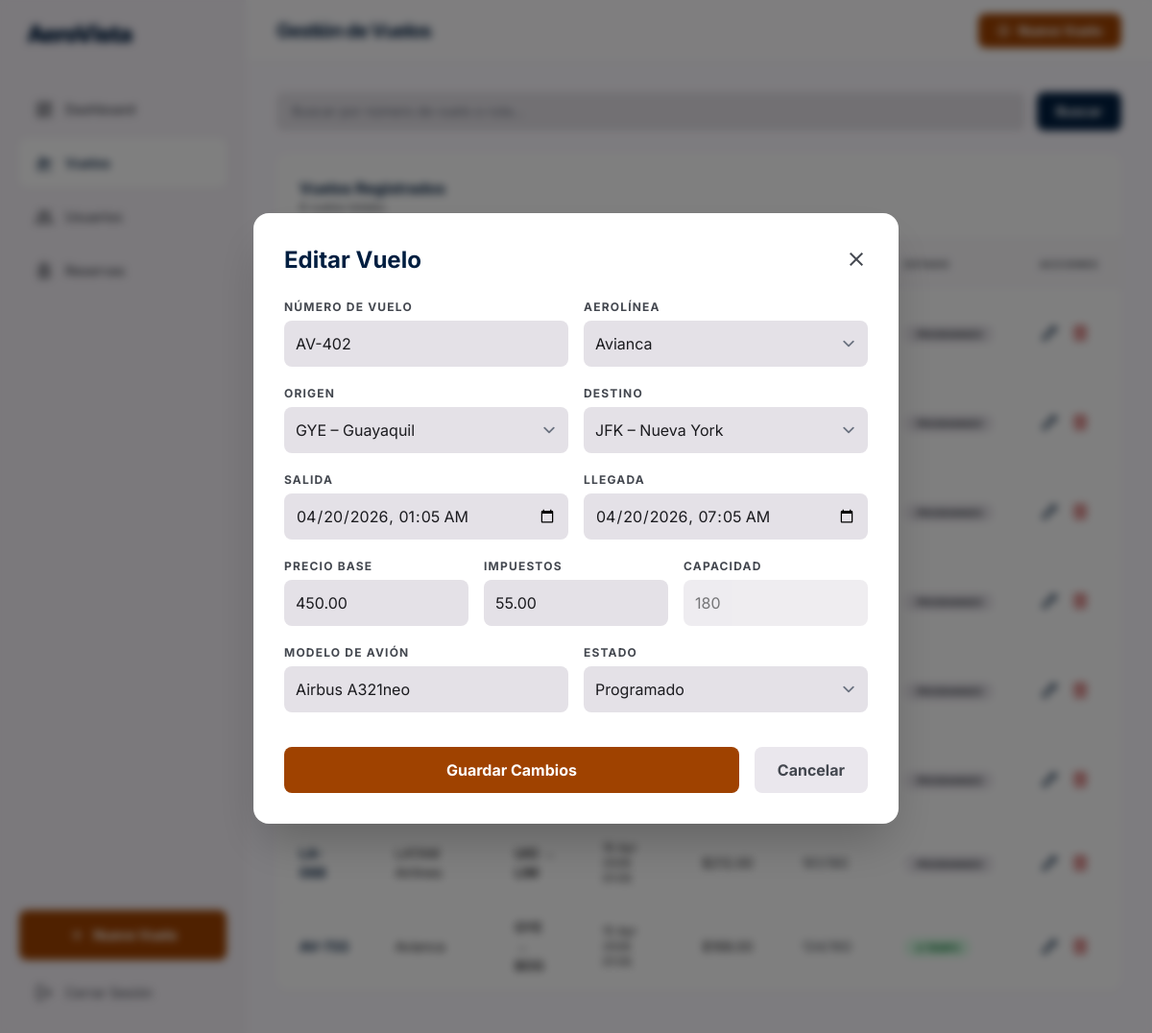
The page /admin/vuelos.php?edit=1 (signed in) on the database its author committed.
### tables this page shows
CREATE TABLE `vuelos` (
  `id`                   INT AUTO_INCREMENT PRIMARY KEY,
  `numero_vuelo`         VARCHAR(20)    NOT NULL,
  `aerolinea_id`         INT            NOT NULL,
  `origen_id`            INT            NOT NULL,
  `destino_id`           INT            NOT NULL,
  `fecha_salida`         DATETIME       NOT NULL,
  `fecha_llegada`        DATETIME       NOT NULL,
  `precio_base`          DECIMAL(10,2)  NOT NULL,
  `impuestos`            DECIMAL(10,2)  NOT NULL DEFAULT 0.00,
  `capacidad`            INT            NOT NULL DEFAULT 180,
  `asientos_disponibles` INT            NOT NULL DEFAULT 180,
  `avion`                VARCHAR(100)   DEFAULT NULL COMMENT 'Modelo del avión (ej. Airbus A321neo)',
  `estado`               ENUM('programado','a_tiempo','retrasado','cancelado','completado')
                         NOT NULL DEFAULT 'programado',
  `created_at`           TIMESTAMP      NOT NULL DEFAULT CURRENT_TIMESTAMP,
  `updated_at`           TIMESTAMP      NOT NULL DEFAULT CURRENT_TIMESTAMP ON UPDATE CURRENT_TIMESTAMP,
  KEY `idx_vuelo_origen`   (`origen_id`),
  KEY `idx_vuelo_destino`  (`destino_id`),
  KEY `idx_vuelo_fecha`    (`fecha_salida`),
  KEY `idx_vuelo_estado`   (`estado`),
  CONSTRAINT `fk_vuelo_aerolinea` FOREIGN KEY (`aerolinea_id`) REFERENCES `aerolineas` (`id`),
  CONSTRAINT `fk_vuelo_origen`    FOREIGN KEY (`origen_id`)    REFERENCES `aeropuertos` (`id`),
  CONSTRAINT `fk_vuelo_destino`   FOREIGN KEY (`destino_id`)   REFERENCES `aeropuertos` (`id`)
);

CREATE TABLE `aerolineas` (
  `id`         INT AUTO_INCREMENT PRIMARY KEY,
  `codigo`     VARCHAR(10)  NOT NULL COMMENT 'Código IATA de la aerolínea',
  `nombre`     VARCHAR(100) NOT NULL,
  `logo_url`   VARCHAR(255) DEFAULT NULL,
  `activo`     TINYINT(1)   NOT NULL DEFAULT 1,
  `created_at` TIMESTAMP    NOT NULL DEFAULT CURRENT_TIMESTAMP,
  UNIQUE KEY `uq_aerolinea_codigo` (`codigo`)
);

CREATE TABLE `aeropuertos` (
  `id`         INT AUTO_INCREMENT PRIMARY KEY,
  `codigo`     VARCHAR(3)   NOT NULL COMMENT 'Código IATA (ej. GYE)',
  `nombre`     VARCHAR(150) NOT NULL,
  `ciudad`     VARCHAR(100) NOT NULL,
  `pais`       VARCHAR(100) NOT NULL,
  `pais_codigo` VARCHAR(2)  NOT NULL COMMENT 'Código ISO del país (ej. EC)',
  `activo`     TINYINT(1)   NOT NULL DEFAULT 1,
  `created_at` TIMESTAMP    NOT NULL DEFAULT CURRENT_TIMESTAMP,
  UNIQUE KEY `uq_aeropuerto_codigo` (`codigo`)
);

### admin/vuelos.php (the view, shortened to what the rows shown need)
<?php
require_once __DIR__ . '/../includes/functions.php';
$db    = getDB();
$ok    = '';
$page   = max(1, (int)($_GET['page'] ?? 1));
$limit  = 15;
$offset = ($page - 1) * $limit;
$search = trim($_GET['q'] ?? '');
$whereSQL = $search ? "WHERE v.numero_vuelo LIKE :q OR ap_o.codigo LIKE :q OR ap_d.codigo LIKE :q" : '';
$params   = $search ? [':q' => "%{$search}%"] : [];
$stmtV = $db->prepare("
    SELECT v.*, al.nombre AS aerolinea, ap_o.codigo AS origen, ap_d.codigo AS destino
    FROM vuelos v
    JOIN aerolineas al    ON al.id  = v.aerolinea_id
    JOIN aeropuertos ap_o ON ap_o.id = v.origen_id
    JOIN aeropuertos ap_d ON ap_d.id = v.destino_id
    $whereSQL
    ORDER BY v.fecha_salida DESC
    LIMIT $limit OFFSET $offset
");
$stmtV->execute($params);
$vuelos = $stmtV->fetchAll();
$aerolineas  = $db->query("SELECT id, nombre FROM aerolineas WHERE activo=1 ORDER BY nombre")->fetchAll();
$aeropuertos = $db->query("SELECT id, codigo, ciudad FROM aeropuertos WHERE activo=1 ORDER BY ciudad")->fetchAll();
$estados = ['programado','a_tiempo','retrasado','cancelado','completado'];
$editVuelo = null;
if (isset($_GET['edit'])) {
    $editVuelo = $db->prepare("SELECT * FROM vuelos WHERE id=?")->execute([(int)$_GET['edit']]) ? null : null;
    $stmtE = $db->prepare("SELECT * FROM vuelos WHERE id=?");
    $stmtE->execute([(int)$_GET['edit']]);
    $editVuelo = $stmtE->fetch();
}
?>
<!DOCTYPE html>
<html lang="es">
<head>
  <script src="https://cdn.tailwindcss.com?plugins=forms"></script>
</head>
<body class="bg-surface text-on-surface antialiased">
  <main class="ml-64 min-h-screen">
    <header class="fixed top-0 right-0 left-64 h-16 bg-white/70 backdrop-blur-xl z-30 shadow-sm flex items-center justify-between px-8">
      <h1 class="text-xl font-bold text-primary tracking-tighter">Gestión de Vuelos</h1>
    </header>
    <div class="pt-24 pb-12 px-8 max-w-7xl mx-auto space-y-6">
      <section class="bg-surface-container-lowest rounded-xl overflow-hidden shadow-sm">
        <div class="p-6 border-b border-surface-container-high/50 flex items-center justify-between">
          <div>
            <h2 class="text-base font-bold text-primary">Vuelos Registrados</h2>
          </div>
        </div>
        <div class="overflow-x-auto">
          <table class="w-full text-left text-sm">
            <thead>
              <tr class="bg-surface-container-low/50">
                <th class="px-6 py-4 text-[10px] font-bold text-on-surface-variant uppercase tracking-widest">Número</th>
                <th class="px-6 py-4 text-[10px] font-bold text-on-surface-variant uppercase tracking-widest">Aerolínea</th>
                <th class="px-6 py-4 text-[10px] font-bold text-on-surface-variant uppercase tracking-widest">Ruta</th>
                <th class="px-6 py-4 text-[10px] font-bold text-on-surface-variant uppercase tracking-widest">Salida</th>
                <th class="px-6 py-4 text-[10px] font-bold text-on-surface-variant uppercase tracking-widest">Precio</th>
                <th class="px-6 py-4 text-[10px] font-bold text-on-surface-variant uppercase tracking-widest">Asientos</th>
                <th class="px-6 py-4 text-[10px] font-bold text-on-surface-variant uppercase tracking-widest">Estado</th>
                <th class="px-6 py-4 text-[10px] font-bold text-on-surface-variant uppercase tracking-widest">Acciones</th>
              </tr>
            </thead>
            <tbody class="divide-y divide-surface-container-high/30">
              <?php foreach ($vuelos as $v): ?>
                <tr class="hover:bg-surface-container-low/30 transition-colors">
                  <td class="px-6 py-4 font-bold text-primary"><?= e($v['numero_vuelo']) ?></td>
                  <td class="px-6 py-4"><?= e($v['aerolinea']) ?></td>
                  <td class="px-6 py-4 font-semibold"><?= e($v['origen']) ?> → <?= e($v['destino']) ?></td>
                  <td class="px-6 py-4 text-xs"><?= fechaCorta($v['fecha_salida']) ?> <?= hora($v['fecha_salida']) ?></td>
                  <td class="px-6 py-4"><?= precio((float)$v['precio_base'] + (float)$v['impuestos']) ?></td>
                  <td class="px-6 py-4">
                    <span class="<?= $v['asientos_disponibles'] < 20 ? 'text-error font-bold' : 'text-on-surface-variant' ?>"><?= $v['asientos_disponibles'] ?>/<?= $v['capacidad'] ?></span>
                  </td>
                  <td class="px-6 py-4"><?= badgeEstado($v['estado']) ?></td>
                  <td class="px-6 py-4">
                    <div class="flex gap-3 items-center">
                      <a href="/admin/vuelos.php?edit=<?= $v['id'] ?>"
                         class="text-primary hover:text-secondary transition-colors">
                        <span class="material-symbols-outlined text-xl">edit</span>
                      </a>
                      <form method="POST" onsubmit="return confirm('¿Eliminar vuelo <?= e($v['numero_vuelo']) ?>? Esta acción no se puede deshacer.')">
                        <button type="submit" class="text-error hover:opacity-70 transition-opacity">
                          <span class="material-symbols-outlined text-xl">delete</span>
                        </button>
                      </form>
                    </div>
                  </td>
                </tr>
              <?php endforeach; ?>
            </tbody>
          </table>
        </div>
      </section>
    </div>
  </main>
  <div id="modal-vuelo" class="<?= ($editVuelo || ($_SERVER['REQUEST_METHOD']==='POST' && !$ok)) ? '' : 'hidden' ?> fixed inset-0 bg-black/50 backdrop-blur-sm z-50 flex items-center justify-center p-4">
    <div class="bg-white rounded-2xl p-8 w-full max-w-2xl shadow-2xl max-h-[90vh] overflow-y-auto">
      <div class="flex justify-between items-center mb-6">
        <h2 class="text-2xl font-bold text-primary"><?= $editVuelo ? 'Editar Vuelo' : 'Nuevo Vuelo' ?></h2>
      </div>
      <form method="POST" class="space-y-5">
        <div class="grid grid-cols-2 gap-4">
          <div>
            <label class="text-xs font-bold uppercase tracking-widest text-on-surface-variant block mb-1.5">Número de Vuelo</label>
            <input type="text" name="numero_vuelo" required
                   value="<?= e($editVuelo['numero_vuelo'] ?? '') ?>"
                   class="w-full bg-surface-container-highest border-none rounded-lg p-3 outline-none focus:ring-2 focus:ring-primary"/>
          </div>
          <div>
            <label class="text-xs font-bold uppercase tracking-widest text-on-surface-variant block mb-1.5">Aerolínea</label>
            <select name="aerolinea_id" required class="w-full bg-surface-container-highest border-none rounded-lg p-3 outline-none focus:ring-2 focus:ring-primary">
              <?php foreach ($aerolineas as $al): ?>
                <option value="<?= $al['id'] ?>" <?= ($editVuelo['aerolinea_id'] ?? '') == $al['id'] ? 'selected' : '' ?>>
                  <?= e($al['nombre']) ?>
                </option>
              <?php endforeach; ?>
            </select>
          </div>
        </div>
        <div class="grid grid-cols-2 gap-4">
          <div>
            <label class="text-xs font-bold uppercase tracking-widest text-on-surface-variant block mb-1.5">Origen</label>
            <select name="origen_id" required class="w-full bg-surface-container-highest border-none rounded-lg p-3 outline-none focus:ring-2 focus:ring-primary">
              <?php foreach ($aeropuertos as $ap): ?>
                <option value="<?= $ap['id'] ?>" <?= ($editVuelo['origen_id'] ?? '') == $ap['id'] ? 'selected' : '' ?>>
                  <?= e($ap['codigo']) ?> – <?= e($ap['ciudad']) ?>
                </option>
              <?php endforeach; ?>
            </select>
          </div>
          <div>
            <label class="text-xs font-bold uppercase tracking-widest text-on-surface-variant block mb-1.5">Destino</label>
            <select name="destino_id" required class="w-full bg-surface-container-highest border-none rounded-lg p-3 outline-none focus:ring-2 focus:ring-primary">
              <?php foreach ($aeropuertos as $ap): ?>
                <option value="<?= $ap['id'] ?>" <?= ($editVuelo['destino_id'] ?? '') == $ap['id'] ? 'selected' : '' ?>>
                  <?= e($ap['codigo']) ?> – <?= e($ap['ciudad']) ?>
                </option>
              <?php endforeach; ?>
            </select>
          </div>
        </div>
        <div class="grid grid-cols-2 gap-4">
          <div>
            <label class="text-xs font-bold uppercase tracking-widest text-on-surface-variant block mb-1.5">Salida</label>
            <input type="datetime-local" name="fecha_salida" required
                   value="<?= $editVuelo ? substr($editVuelo['fecha_salida'],0,16) : '' ?>"
                   class="w-full bg-surface-container-highest border-none rounded-lg p-3 outline-none focus:ring-2 focus:ring-primary"/>
          </div>
          <div>
            <label class="text-xs font-bold uppercase tracking-widest text-on-surface-variant block mb-1.5">Llegada</label>
            <input type="datetime-local" name="fecha_llegada" required
                   value="<?= $editVuelo ? substr($editVuelo['fecha_llegada'],0,16) : '' ?>"
                   class="w-full bg-surface-container-highest border-none rounded-lg p-3 outline-none focus:ring-2 focus:ring-primary"/>
          </div>
        </div>
        <div class="grid grid-cols-3 gap-4">
          <div>
            <label class="text-xs font-bold uppercase tracking-widest text-on-surface-variant block mb-1.5">Precio Base</label>
            <input type="number" name="precio_base" step="0.01" min="0" required
                   value="<?= e($editVuelo['precio_base'] ?? '') ?>"
                   class="w-full bg-surface-container-highest border-none rounded-lg p-3 outline-none focus:ring-2 focus:ring-primary"/>
          </div>
          <div>
            <label class="text-xs font-bold uppercase tracking-widest text-on-surface-variant block mb-1.5">Impuestos</label>
            <input type="number" name="impuestos" step="0.01" min="0" required
                   value="<?= e($editVuelo['impuestos'] ?? '') ?>"
                   class="w-full bg-surface-container-highest border-none rounded-lg p-3 outline-none focus:ring-2 focus:ring-primary"/>
          </div>
          <div>
            <label class="text-xs font-bold uppercase tracking-widest text-on-surface-variant block mb-1.5">Capacidad</label>
            <input type="number" name="capacidad" min="1" required
                   value="<?= e($editVuelo['capacidad'] ?? '180') ?>"
                   <?= $editVuelo ? 'readonly title="No se puede cambiar en edición"' : '' ?>
                   class="w-full bg-surface-container-highest border-none rounded-lg p-3 outline-none focus:ring-2 focus:ring-primary <?= $editVuelo ? 'opacity-60' : '' ?>"/>
          </div>
        </div>
        <div class="grid grid-cols-2 gap-4">
          <div>
            <label class="text-xs font-bold uppercase tracking-widest text-on-surface-variant block mb-1.5">Modelo de Avión</label>
            <input type="text" name="avion"
                   value="<?= e($editVuelo['avion'] ?? '') ?>"
                   placeholder="Ej. Airbus A321neo"
                   class="w-full bg-surface-container-highest border-none rounded-lg p-3 outline-none focus:ring-2 focus:ring-primary"/>
          </div>
          <div>
            <label class="text-xs font-bold uppercase tracking-widest text-on-surface-variant block mb-1.5">Estado</label>
            <select name="estado" class="w-full bg-surface-container-highest border-none rounded-lg p-3 outline-none focus:ring-2 focus:ring-primary">
              <?php foreach ($estados as $est): ?>
                <option value="<?= $est ?>" <?= ($editVuelo['estado'] ?? 'programado') === $est ? 'selected' : '' ?>>
                  <?= ucfirst(str_replace('_', ' ', $est)) ?>
                </option>
              <?php endforeach; ?>
            </select>
          </div>
        </div>
      </form>
    </div>
  </div>
</body>
</html>

### includes/functions.php (shortened to what the rows shown need)
<?php
function e(string $str): string {
    return htmlspecialchars($str, ENT_QUOTES | ENT_SUBSTITUTE, 'UTF-8');
}
function precio(float $amount): string {
    return '$' . number_format($amount, 2, '.', ',');
}
function fechaCorta(\DateTime|string $fecha): string {
    if (is_string($fecha)) $fecha = new \DateTime($fecha);
    return $fecha->format('d M Y');
}
function hora(string $datetime): string {
    return (new \DateTime($datetime))->format('H:i');
}
function badgeEstado(string $estado): string {
    $map = [
        'programado' => ['bg-surface-container-high text-on-surface-variant', 'Programado'],
        'a_tiempo'   => ['bg-green-100 text-green-700',  'A Tiempo'],
        'retrasado'  => ['bg-orange-100 text-orange-700','Retrasado'],
        'cancelado'  => ['bg-red-100 text-red-700',      'Cancelado'],
        'completado' => ['bg-blue-100 text-blue-700',    'Completado'],
    ];
    [$css, $label] = $map[$estado] ?? ['bg-gray-100 text-gray-600', ucfirst($estado)];
    return "<span class=\"px-3 py-1 rounded-full text-[10px] font-bold uppercase tracking-tighter {$css}\">{$label}</span>";
}

### rows shown on the page
vuelos: label "PROGRAMADO"
vuelos: label "PROGRAMADO"
vuelos: label "PROGRAMADO"
vuelos: label "PROGRAMADO"
vuelos: label "PROGRAMADO", numero_vuelo "AV-402", aerolinea_id "Avianca", origen_id "GYE – Guayaquil", destino_id "JFK – Nueva York", fecha_salida "04/20/2026 01:05", fecha_llegada "04/20/2026 07:05", precio_base "450.00", impuestos "55.00", capacidad "180", avion "Airbus A321neo", estado "Programado"
vuelos: label "PROGRAMADO"
vuelos: numero_vuelo "LA-088", aerolinea.nombre "LATAM Airlines", origen.codigo "UIO", destino.codigo "LIM", fecha_salida "16 Apr 2026", fecha_salida "01:05", precio((float)$v['precio_base'] + (float)$v['impuestos']) "$212.00", asientos_disponibles "161", capacidad "180", label "PROGRAMADO"
vuelos: numero_vuelo "AV-733", aerolinea.nombre "Avianca", origen.codigo "GYE", destino.codigo "BOG", fecha_salida "15 Apr 2026", fecha_salida "01:05", precio((float)$v['precio_base'] + (float)$v['impuestos']) "$168.00", asientos_disponibles "134", capacidad "160", label "A TIEMPO"

### other values the page prints
$item['label'] "Dashboard"
$item['label'] "Vuelos"
$item['label'] "Usuarios"
$item['label'] "Reservas"
